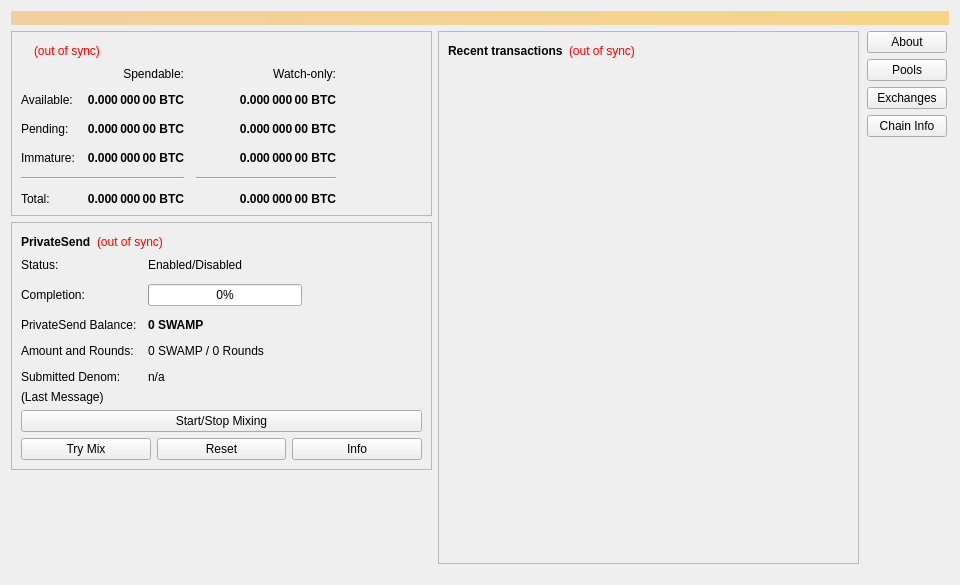
<?xml version="1.0" encoding="UTF-8"?>
<ui version="4.0">
 <class>OverviewPage</class>
 <widget class="QWidget" name="OverviewPage">
  <property name="geometry">
   <rect>
    <x>0</x>
    <y>0</y>
    <width>960</width>
    <height>585</height>
   </rect>
  </property>
  <property name="minimumSize">
   <size>
    <width>960</width>
    <height>0</height>
   </size>
  </property>
  <property name="windowTitle">
   <string>Form</string>
  </property>
  <layout class="QVBoxLayout" name="topLayout">
   <item>
    <widget class="QLabel" name="labelAlerts">
     <property name="visible">
      <bool>false</bool>
     </property>
     <property name="styleSheet">
      <string notr="true">QLabel { background-color: qlineargradient(x1: 0, y1: 0, x2: 1, y2: 0, stop:0 #F0D0A0, stop:1 #F8D488); color:#000000; }</string>
     </property>
     <property name="wordWrap">
      <bool>true</bool>
     </property>
     <property name="margin">
      <number>3</number>
     </property>
     <property name="textInteractionFlags">
      <set>Qt::TextSelectableByMouse</set>
     </property>
    </widget>
   </item>
   <item>
    <layout class="QHBoxLayout" name="horizontalLayout" stretch="1,1,0">
     <item>
      <layout class="QVBoxLayout" name="verticalLayout_2">
       <item>
        <widget class="QFrame" name="frame">
         <property name="frameShape">
          <enum>QFrame::StyledPanel</enum>
         </property>
         <property name="frameShadow">
          <enum>QFrame::Raised</enum>
         </property>
         <layout class="QVBoxLayout" name="verticalLayout_4">
          <item>
           <layout class="QHBoxLayout" name="horizontalLayout_4">
            <item>
             <widget class="QLabel" name="label_5">
              <property name="font">
               <font>
                <weight>75</weight>
                <bold>true</bold>
               </font>
              </property>
              <property name="text">
               <string/>
              </property>
             </widget>
            </item>
            <item>
             <widget class="QLabel" name="labelWalletStatus">
              <property name="toolTip">
               <string>The displayed information may be out of date. Your wallet automatically synchronizes with the Swamp network after a connection is established, but this process has not completed yet.</string>
              </property>
              <property name="styleSheet">
               <string notr="true">QLabel { color: red; }</string>
              </property>
              <property name="text">
               <string notr="true">(out of sync)</string>
              </property>
              <property name="alignment">
               <set>Qt::AlignLeading|Qt::AlignLeft|Qt::AlignVCenter</set>
              </property>
             </widget>
            </item>
            <item>
             <spacer name="horizontalSpacer_3">
              <property name="orientation">
               <enum>Qt::Horizontal</enum>
              </property>
              <property name="sizeHint" stdset="0">
               <size>
                <width>40</width>
                <height>20</height>
               </size>
              </property>
             </spacer>
            </item>
           </layout>
          </item>
          <item>
           <layout class="QGridLayout" name="gridLayout">
            <property name="spacing">
             <number>12</number>
            </property>
            <item row="2" column="2">
             <widget class="QLabel" name="labelWatchPending">
              <property name="font">
               <font>
                <weight>75</weight>
                <bold>true</bold>
               </font>
              </property>
              <property name="cursor">
               <cursorShape>IBeamCursor</cursorShape>
              </property>
              <property name="toolTip">
               <string>Unconfirmed transactions to watch-only addresses</string>
              </property>
              <property name="text">
               <string notr="true">0.000 000 00 BTC</string>
              </property>
              <property name="alignment">
               <set>Qt::AlignRight|Qt::AlignTrailing|Qt::AlignVCenter</set>
              </property>
              <property name="textInteractionFlags">
               <set>Qt::LinksAccessibleByMouse|Qt::TextSelectableByKeyboard|Qt::TextSelectableByMouse</set>
              </property>
             </widget>
            </item>
            <item row="2" column="1">
             <widget class="QLabel" name="labelUnconfirmed">
              <property name="font">
               <font>
                <weight>75</weight>
                <bold>true</bold>
               </font>
              </property>
              <property name="cursor">
               <cursorShape>IBeamCursor</cursorShape>
              </property>
              <property name="toolTip">
               <string>Total of transactions that have yet to be confirmed, and do not yet count toward the spendable balance</string>
              </property>
              <property name="text">
               <string notr="true">0.000 000 00 BTC</string>
              </property>
              <property name="alignment">
               <set>Qt::AlignRight|Qt::AlignTrailing|Qt::AlignVCenter</set>
              </property>
              <property name="textInteractionFlags">
               <set>Qt::LinksAccessibleByMouse|Qt::TextSelectableByKeyboard|Qt::TextSelectableByMouse</set>
              </property>
             </widget>
            </item>
            <item row="3" column="2">
             <widget class="QLabel" name="labelWatchImmature">
              <property name="font">
               <font>
                <weight>75</weight>
                <bold>true</bold>
               </font>
              </property>
              <property name="cursor">
               <cursorShape>IBeamCursor</cursorShape>
              </property>
              <property name="toolTip">
               <string>Mined balance in watch-only addresses that has not yet matured</string>
              </property>
              <property name="text">
               <string notr="true">0.000 000 00 BTC</string>
              </property>
              <property name="alignment">
               <set>Qt::AlignRight|Qt::AlignTrailing|Qt::AlignVCenter</set>
              </property>
              <property name="textInteractionFlags">
               <set>Qt::LinksAccessibleByMouse|Qt::TextSelectableByKeyboard|Qt::TextSelectableByMouse</set>
              </property>
             </widget>
            </item>
            <item row="4" column="0" colspan="2">
             <widget class="Line" name="lineSpendableBalance">
              <property name="orientation">
               <enum>Qt::Horizontal</enum>
              </property>
             </widget>
            </item>
            <item row="4" column="2">
             <widget class="Line" name="lineWatchBalance">
              <property name="sizePolicy">
               <sizepolicy hsizetype="Preferred" vsizetype="Fixed">
                <horstretch>0</horstretch>
                <verstretch>0</verstretch>
               </sizepolicy>
              </property>
              <property name="minimumSize">
               <size>
                <width>140</width>
                <height>0</height>
               </size>
              </property>
              <property name="orientation">
               <enum>Qt::Horizontal</enum>
              </property>
             </widget>
            </item>
            <item row="5" column="0">
             <widget class="QLabel" name="labelTotalText">
              <property name="text">
               <string>Total:</string>
              </property>
             </widget>
            </item>
            <item row="3" column="1">
             <widget class="QLabel" name="labelImmature">
              <property name="font">
               <font>
                <weight>75</weight>
                <bold>true</bold>
               </font>
              </property>
              <property name="cursor">
               <cursorShape>IBeamCursor</cursorShape>
              </property>
              <property name="toolTip">
               <string>Mined balance that has not yet matured</string>
              </property>
              <property name="text">
               <string notr="true">0.000 000 00 BTC</string>
              </property>
              <property name="alignment">
               <set>Qt::AlignRight|Qt::AlignTrailing|Qt::AlignVCenter</set>
              </property>
              <property name="textInteractionFlags">
               <set>Qt::LinksAccessibleByMouse|Qt::TextSelectableByKeyboard|Qt::TextSelectableByMouse</set>
              </property>
             </widget>
            </item>
            <item row="2" column="3">
             <spacer name="horizontalSpacer_2">
              <property name="orientation">
               <enum>Qt::Horizontal</enum>
              </property>
              <property name="sizeHint" stdset="0">
               <size>
                <width>40</width>
                <height>20</height>
               </size>
              </property>
             </spacer>
            </item>
            <item row="3" column="0">
             <widget class="QLabel" name="labelImmatureText">
              <property name="text">
               <string>Immature:</string>
              </property>
             </widget>
            </item>
            <item row="5" column="1">
             <widget class="QLabel" name="labelTotal">
              <property name="font">
               <font>
                <weight>75</weight>
                <bold>true</bold>
               </font>
              </property>
              <property name="cursor">
               <cursorShape>IBeamCursor</cursorShape>
              </property>
              <property name="toolTip">
               <string>Your current total balance</string>
              </property>
              <property name="text">
               <string notr="true">0.000 000 00 BTC</string>
              </property>
              <property name="alignment">
               <set>Qt::AlignRight|Qt::AlignTrailing|Qt::AlignVCenter</set>
              </property>
              <property name="textInteractionFlags">
               <set>Qt::LinksAccessibleByMouse|Qt::TextSelectableByKeyboard|Qt::TextSelectableByMouse</set>
              </property>
             </widget>
            </item>
            <item row="5" column="2">
             <widget class="QLabel" name="labelWatchTotal">
              <property name="font">
               <font>
                <weight>75</weight>
                <bold>true</bold>
               </font>
              </property>
              <property name="cursor">
               <cursorShape>IBeamCursor</cursorShape>
              </property>
              <property name="toolTip">
               <string>Current total balance in watch-only addresses</string>
              </property>
              <property name="text">
               <string notr="true">0.000 000 00 BTC</string>
              </property>
              <property name="alignment">
               <set>Qt::AlignRight|Qt::AlignTrailing|Qt::AlignVCenter</set>
              </property>
              <property name="textInteractionFlags">
               <set>Qt::LinksAccessibleByMouse|Qt::TextSelectableByKeyboard|Qt::TextSelectableByMouse</set>
              </property>
             </widget>
            </item>
            <item row="0" column="2">
             <widget class="QLabel" name="labelWatchonly">
              <property name="text">
               <string>Watch-only:</string>
              </property>
              <property name="alignment">
               <set>Qt::AlignRight|Qt::AlignTrailing|Qt::AlignVCenter</set>
              </property>
             </widget>
            </item>
            <item row="1" column="0">
             <widget class="QLabel" name="labelBalanceText">
              <property name="text">
               <string>Available:</string>
              </property>
             </widget>
            </item>
            <item row="1" column="1">
             <widget class="QLabel" name="labelBalance">
              <property name="font">
               <font>
                <weight>75</weight>
                <bold>true</bold>
               </font>
              </property>
              <property name="cursor">
               <cursorShape>IBeamCursor</cursorShape>
              </property>
              <property name="toolTip">
               <string>Your current spendable balance</string>
              </property>
              <property name="text">
               <string notr="true">0.000 000 00 BTC</string>
              </property>
              <property name="alignment">
               <set>Qt::AlignRight|Qt::AlignTrailing|Qt::AlignVCenter</set>
              </property>
              <property name="textInteractionFlags">
               <set>Qt::LinksAccessibleByMouse|Qt::TextSelectableByKeyboard|Qt::TextSelectableByMouse</set>
              </property>
             </widget>
            </item>
            <item row="1" column="2">
             <widget class="QLabel" name="labelWatchAvailable">
              <property name="font">
               <font>
                <weight>75</weight>
                <bold>true</bold>
               </font>
              </property>
              <property name="cursor">
               <cursorShape>IBeamCursor</cursorShape>
              </property>
              <property name="toolTip">
               <string>Your current balance in watch-only addresses</string>
              </property>
              <property name="text">
               <string notr="true">0.000 000 00 BTC</string>
              </property>
              <property name="alignment">
               <set>Qt::AlignRight|Qt::AlignTrailing|Qt::AlignVCenter</set>
              </property>
              <property name="textInteractionFlags">
               <set>Qt::LinksAccessibleByMouse|Qt::TextSelectableByKeyboard|Qt::TextSelectableByMouse</set>
              </property>
             </widget>
            </item>
            <item row="2" column="0">
             <widget class="QLabel" name="labelPendingText">
              <property name="text">
               <string>Pending:</string>
              </property>
             </widget>
            </item>
            <item row="0" column="1">
             <widget class="QLabel" name="labelSpendable">
              <property name="text">
               <string>Spendable:</string>
              </property>
              <property name="alignment">
               <set>Qt::AlignRight|Qt::AlignTrailing|Qt::AlignVCenter</set>
              </property>
             </widget>
            </item>
           </layout>
          </item>
         </layout>
        </widget>
       </item>
       <item>
        <widget class="QFrame" name="framePrivateSend">
         <property name="layoutDirection">
          <enum>Qt::LeftToRight</enum>
         </property>
         <property name="frameShape">
          <enum>QFrame::StyledPanel</enum>
         </property>
         <property name="frameShadow">
          <enum>QFrame::Raised</enum>
         </property>
         <layout class="QVBoxLayout" name="VerticalLayout_PS1">
          <item>
           <layout class="QHBoxLayout" name="horizontalLayout_5">
            <item>
             <widget class="QLabel" name="labelPrivateSendHeader">
              <property name="font">
               <font>
                <weight>75</weight>
                <bold>true</bold>
               </font>
              </property>
              <property name="text">
               <string>PrivateSend</string>
              </property>
             </widget>
            </item>
            <item>
             <widget class="QLabel" name="labelPrivateSendSyncStatus">
              <property name="toolTip">
               <string>The displayed information may be out of date. Your wallet automatically synchronizes with the Swamp network after a connection is established, but this process has not completed yet.</string>
              </property>
              <property name="styleSheet">
               <string notr="true">QLabel { color: red; }</string>
              </property>
              <property name="text">
               <string notr="true">(out of sync)</string>
              </property>
              <property name="alignment">
               <set>Qt::AlignLeading|Qt::AlignLeft|Qt::AlignVCenter</set>
              </property>
             </widget>
            </item>
            <item>
             <spacer name="horizontalSpacer_4">
              <property name="orientation">
               <enum>Qt::Horizontal</enum>
              </property>
              <property name="sizeHint" stdset="0">
               <size>
                <width>40</width>
                <height>20</height>
               </size>
              </property>
             </spacer>
            </item>
           </layout>
          </item>
          <item>
           <layout class="QFormLayout" name="privateSendFormLayout">
            <property name="fieldGrowthPolicy">
             <enum>QFormLayout::AllNonFixedFieldsGrow</enum>
            </property>
            <property name="horizontalSpacing">
             <number>11</number>
            </property>
            <property name="verticalSpacing">
             <number>12</number>
            </property>
            <item row="0" column="0">
             <widget class="QLabel" name="labelPrivateSendEnabledText">
              <property name="text">
               <string>Status:</string>
              </property>
             </widget>
            </item>
            <item row="0" column="1">
             <widget class="QLabel" name="labelPrivateSendEnabled">
              <property name="text">
               <string>Enabled/Disabled</string>
              </property>
             </widget>
            </item>
            <item row="1" column="0">
             <widget class="QLabel" name="labelCompletitionText">
              <property name="text">
               <string>Completion:</string>
              </property>
             </widget>
            </item>
            <item row="1" column="1">
             <widget class="QProgressBar" name="privateSendProgress">
              <property name="maximumSize">
               <size>
                <width>154</width>
                <height>16777215</height>
               </size>
              </property>
              <property name="value">
               <number>0</number>
              </property>
             </widget>
            </item>
            <item row="2" column="0">
             <widget class="QLabel" name="labelAnonymizedText">
              <property name="text">
               <string>PrivateSend Balance:</string>
              </property>
             </widget>
            </item>
            <item row="2" column="1">
             <widget class="QLabel" name="labelAnonymized">
              <property name="font">
               <font>
                <weight>75</weight>
                <bold>true</bold>
               </font>
              </property>
              <property name="text">
               <string notr="true">0 SWAMP</string>
              </property>
             </widget>
            </item>
            <item row="3" column="0">
             <widget class="QLabel" name="labelAmountAndRoundsText">
              <property name="text">
               <string>Amount and Rounds:</string>
              </property>
             </widget>
            </item>
            <item row="3" column="1">
             <widget class="QLabel" name="labelAmountRounds">
              <property name="text">
               <string>0 SWAMP / 0 Rounds</string>
              </property>
             </widget>
            </item>
            <item row="4" column="0">
             <widget class="QLabel" name="labelSubmittedDenomText">
              <property name="text">
               <string>Submitted Denom:</string>
              </property>
             </widget>
            </item>
            <item row="4" column="1">
             <widget class="QLabel" name="labelSubmittedDenom">
              <property name="toolTip">
               <string>The denominations you submitted to the Masternode.&lt;br&gt;To mix, other users must submit the exact same denominations.</string>
              </property>
              <property name="text">
               <string>n/a</string>
              </property>
             </widget>
            </item>
           </layout>
          </item>
          <item>
           <layout class="QVBoxLayout" name="VerticalLayout_PS">
            <item>
             <widget class="QLabel" name="labelPrivateSendLastMessage">
              <property name="text">
               <string>(Last Message)</string>
              </property>
              <property name="alignment">
               <set>Qt::AlignLeading|Qt::AlignLeft|Qt::AlignTop</set>
              </property>
              <property name="wordWrap">
               <bool>true</bool>
              </property>
             </widget>
            </item>
            <item>
             <widget class="QPushButton" name="togglePrivateSend">
              <property name="sizePolicy">
               <sizepolicy hsizetype="MinimumExpanding" vsizetype="Fixed">
                <horstretch>0</horstretch>
                <verstretch>0</verstretch>
               </sizepolicy>
              </property>
              <property name="text">
               <string>Start/Stop Mixing</string>
              </property>
             </widget>
            </item>
            <item>
             <layout class="QHBoxLayout" name="horizontalLayout_debugbuttons">
              <item>
               <widget class="QPushButton" name="privateSendAuto">
                <property name="sizePolicy">
                 <sizepolicy hsizetype="MinimumExpanding" vsizetype="Fixed">
                  <horstretch>0</horstretch>
                  <verstretch>0</verstretch>
                 </sizepolicy>
                </property>
                <property name="toolTip">
                 <string>Try to manually submit a PrivateSend request.</string>
                </property>
                <property name="text">
                 <string>Try Mix</string>
                </property>
               </widget>
              </item>
              <item>
               <widget class="QPushButton" name="privateSendReset">
                <property name="sizePolicy">
                 <sizepolicy hsizetype="MinimumExpanding" vsizetype="Fixed">
                  <horstretch>0</horstretch>
                  <verstretch>0</verstretch>
                 </sizepolicy>
                </property>
                <property name="toolTip">
                 <string>Reset the current status of PrivateSend (can interrupt PrivateSend if it's in the process of Mixing, which can cost you money!)</string>
                </property>
                <property name="autoFillBackground">
                 <bool>false</bool>
                </property>
                <property name="text">
                 <string>Reset</string>
                </property>
               </widget>
              </item>
              <item>
               <widget class="QPushButton" name="privateSendInfo">
                <property name="sizePolicy">
                 <sizepolicy hsizetype="MinimumExpanding" vsizetype="Fixed">
                  <horstretch>0</horstretch>
                  <verstretch>0</verstretch>
                 </sizepolicy>
                </property>
                <property name="toolTip">
                 <string>Information about PrivateSend and Mixing</string>
                </property>
                <property name="text">
                 <string>Info</string>
                </property>
               </widget>
              </item>
             </layout>
            </item>
           </layout>
          </item>
         </layout>
        </widget>
       </item>
       <item>
        <spacer name="verticalSpacer">
         <property name="orientation">
          <enum>Qt::Vertical</enum>
         </property>
         <property name="sizeHint" stdset="0">
          <size>
           <width>20</width>
           <height>40</height>
          </size>
         </property>
        </spacer>
       </item>
      </layout>
     </item>
     <item>
      <layout class="QVBoxLayout" name="verticalLayout_3">
       <item>
        <widget class="QFrame" name="frame_2">
         <property name="frameShape">
          <enum>QFrame::StyledPanel</enum>
         </property>
         <property name="frameShadow">
          <enum>QFrame::Raised</enum>
         </property>
         <layout class="QVBoxLayout" name="verticalLayout">
          <item>
           <layout class="QHBoxLayout" name="horizontalLayout_2">
            <item>
             <widget class="QLabel" name="label_4">
              <property name="font">
               <font>
                <weight>75</weight>
                <bold>true</bold>
               </font>
              </property>
              <property name="text">
               <string>Recent transactions</string>
              </property>
             </widget>
            </item>
            <item>
             <widget class="QLabel" name="labelTransactionsStatus">
              <property name="toolTip">
               <string>The displayed information may be out of date. Your wallet automatically synchronizes with the Swamp network after a connection is established, but this process has not completed yet.</string>
              </property>
              <property name="styleSheet">
               <string notr="true">QLabel { color: red; }</string>
              </property>
              <property name="text">
               <string notr="true">(out of sync)</string>
              </property>
              <property name="alignment">
               <set>Qt::AlignLeading|Qt::AlignLeft|Qt::AlignVCenter</set>
              </property>
             </widget>
            </item>
            <item>
             <spacer name="horizontalSpacer">
              <property name="orientation">
               <enum>Qt::Horizontal</enum>
              </property>
              <property name="sizeHint" stdset="0">
               <size>
                <width>40</width>
                <height>20</height>
               </size>
              </property>
             </spacer>
            </item>
           </layout>
          </item>
          <item>
           <widget class="QListView" name="listTransactions">
            <property name="styleSheet">
             <string notr="true">QListView { background: transparent; }</string>
            </property>
            <property name="frameShape">
             <enum>QFrame::NoFrame</enum>
            </property>
            <property name="verticalScrollBarPolicy">
             <enum>Qt::ScrollBarAlwaysOff</enum>
            </property>
            <property name="horizontalScrollBarPolicy">
             <enum>Qt::ScrollBarAlwaysOff</enum>
            </property>
            <property name="selectionMode">
             <enum>QAbstractItemView::NoSelection</enum>
            </property>
           </widget>
          </item>
          <item>
           <spacer name="verticalSpacer_2">
            <property name="orientation">
             <enum>Qt::Vertical</enum>
            </property>
            <property name="sizeHint" stdset="0">
             <size>
              <width>20</width>
              <height>40</height>
             </size>
            </property>
           </spacer>
          </item>
         </layout>
        </widget>
       </item>
       <item>
        <layout class="QHBoxLayout" name="horizontalLayout_3">
         <property name="topMargin">
          <number>5</number>
         </property>
         <property name="bottomMargin">
          <number>5</number>
         </property>
        </layout>
       </item>
      </layout>
     </item>
     <item>
      <layout class="QVBoxLayout" name="verticalLayout_5">
       <property name="spacing">
        <number>6</number>
       </property>
       <property name="leftMargin">
        <number>2</number>
       </property>
       <property name="rightMargin">
        <number>2</number>
       </property>
       <item>
        <widget class="QPushButton" name="btninfoabout">
         <property name="toolTip">
          <string>&lt;html&gt;&lt;head/&gt;&lt;body&gt;&lt;p align=&quot;center&quot;&gt;&lt;br/&gt;&lt;/p&gt;&lt;p align=&quot;center&quot;&gt;&lt;img src=&quot;:/icons/crownium/tx_inout&quot;/&gt;&lt;/p&gt;&lt;p align=&quot;center&quot;&gt;&lt;span style=&quot; font-size:9pt;&quot;&gt;Swamp Coin was created to help restore the balance to&lt;br/&gt;ecosystems around the world that reptiles and amphibians&lt;br/&gt;call home. As a future 501c3 non-profit charitable&lt;br/&gt;organization, Swamp Coin leverages the power of&lt;br/&gt;blockchain, cryptocurrency and masternodes to help&lt;br/&gt;generate the funding these habitats desperately need. &lt;br/&gt;&lt;br/&gt;Swamp Coin will be accepted by animal rescues to fund the&lt;br/&gt;medical care and adoption fees required to give our swamp&lt;br/&gt;based friends new homes and a chance! We are are a&lt;br/&gt;small team taking a steady pace to build the right network&lt;br/&gt;and partners to slowly but surely chip away of the&lt;br/&gt;overwhelming cost and effort associated with ecosystem&lt;br/&gt;homeostasis.&lt;/span&gt;&lt;/p&gt;&lt;/body&gt;&lt;/html&gt;</string>
         </property>
         <property name="text">
          <string>About</string>
         </property>
        </widget>
       </item>
       <item>
        <widget class="QPushButton" name="btninfopools">
         <property name="toolTip">
          <string>&lt;html&gt;&lt;head/&gt;&lt;body&gt;&lt;p align=&quot;center&quot;&gt;&lt;br/&gt;&lt;img src=&quot;:/icons/trad/tx_mined&quot; width=&quot;48&quot; height=&quot;48&quot;/&gt;&lt;/p&gt;&lt;p align=&quot;center&quot;&gt;&lt;span style=&quot; font-size:10pt; font-weight:600;&quot;&gt;Swampthing: &lt;/span&gt;&lt;span style=&quot; font-size:10pt;&quot;&gt;https://pool.swampthing.net&lt;/span&gt;&lt;span style=&quot; font-size:10pt;&quot;&gt;&lt;br/&gt;&lt;/span&gt;&lt;span style=&quot; font-size:10pt; font-weight:600;&quot;&gt;GPUHot:&lt;/span&gt;&lt;span style=&quot; font-size:10pt;&quot;&gt; https://gpuhot.com/ &lt;br/&gt;&lt;/span&gt;&lt;span style=&quot; font-size:10pt; font-weight:600;&quot;&gt;Zwembad:&lt;/span&gt;&lt;span style=&quot; font-size:10pt;&quot;&gt; http://zwembad.zapto.org/ &lt;br/&gt;&lt;/span&gt;&lt;span style=&quot; font-size:10pt; font-weight:600;&quot;&gt;RPlant:&lt;/span&gt;&lt;span style=&quot; font-size:10pt;&quot;&gt; https://pool.rplant.xyz/ &lt;br/&gt;&lt;/span&gt;&lt;span style=&quot; font-size:10pt; font-weight:600;&quot;&gt;Miner World:&lt;/span&gt;&lt;span style=&quot; font-size:10pt;&quot;&gt; https://miner-world.com &lt;br/&gt;&lt;/span&gt;&lt;span style=&quot; font-size:10pt; font-weight:600;&quot;&gt;Block Miner:&lt;/span&gt;&lt;span style=&quot; font-size:10pt;&quot;&gt; http://blockminer.me &lt;/span&gt;&lt;/p&gt;&lt;p&gt;&lt;br/&gt;&lt;/p&gt;&lt;/body&gt;&lt;/html&gt;</string>
         </property>
         <property name="text">
          <string>Pools</string>
         </property>
        </widget>
       </item>
       <item>
        <widget class="QPushButton" name="btninfoexchanges">
         <property name="toolTip">
          <string>&lt;html&gt;&lt;head/&gt;&lt;body&gt;&lt;p align=&quot;center&quot;&gt;&lt;img src=&quot;:/icons/drkblue/tx_output&quot;/&gt;&lt;/p&gt;&lt;p align=&quot;center&quot;&gt;&lt;span style=&quot; font-size:10pt; font-weight:600;&quot;&gt;Altmarkets:&lt;/span&gt;&lt;span style=&quot; font-size:10pt;&quot;&gt; https://altmarkets.io &lt;br/&gt;&lt;/span&gt;&lt;span style=&quot; font-size:10pt; font-weight:600;&quot;&gt;Ex4ange:&lt;/span&gt;&lt;span style=&quot; font-size:10pt;&quot;&gt; https://ex4ange.org &lt;br/&gt;&lt;/span&gt;&lt;span style=&quot; font-size:10pt; font-weight:600;&quot;&gt;Zeon Exchange:&lt;/span&gt;&lt;span style=&quot; font-size:10pt;&quot;&gt; https://exchange.zeonhexalgo.fun &lt;/span&gt;&lt;/p&gt;&lt;/body&gt;&lt;/html&gt;</string>
         </property>
         <property name="text">
          <string>Exchanges</string>
         </property>
        </widget>
       </item>
       <item>
        <widget class="QPushButton" name="btninfochain">
         <property name="toolTip">
          <string>&lt;html&gt;&lt;head/&gt;&lt;body&gt;&lt;p align=&quot;center&quot;&gt;&lt;img src=&quot;:/icons/drkblue/about&quot;/&gt;&lt;/p&gt;&lt;p align=&quot;center&quot;&gt;&lt;span style=&quot; font-size:10pt; font-weight:600;&quot;&gt;Type:&lt;/span&gt;&lt;span style=&quot; font-size:10pt;&quot;&gt; POW/Masternodes &lt;br/&gt;&lt;/span&gt;&lt;span style=&quot; font-size:10pt; font-weight:600;&quot;&gt;Algo:&lt;/span&gt;&lt;span style=&quot; font-size:10pt;&quot;&gt; YesPower &lt;br/&gt;&lt;/span&gt;&lt;span style=&quot; font-size:10pt; font-weight:600;&quot;&gt;Block Time:&lt;/span&gt;&lt;span style=&quot; font-size:10pt;&quot;&gt; 110 Seconds &lt;br/&gt;&lt;/span&gt;&lt;span style=&quot; font-size:10pt; font-weight:600;&quot;&gt;Block Size:&lt;/span&gt;&lt;span style=&quot; font-size:10pt;&quot;&gt; 1mb &lt;br/&gt;&lt;/span&gt;&lt;span style=&quot; font-size:10pt; font-weight:600;&quot;&gt;Max Supply:&lt;/span&gt;&lt;span style=&quot; font-size:10pt;&quot;&gt; 40 mil &lt;br/&gt;&lt;/span&gt;&lt;span style=&quot; font-size:10pt; font-weight:600;&quot;&gt;Transaction Maturity:&lt;/span&gt;&lt;span style=&quot; font-size:10pt;&quot;&gt; 6 Confirmation &lt;br/&gt;&lt;/span&gt;&lt;span style=&quot; font-size:10pt; font-weight:600;&quot;&gt;Mined Block Maturity:&lt;/span&gt;&lt;span style=&quot; font-size:10pt;&quot;&gt; 101 confirmations &lt;br/&gt;&lt;/span&gt;&lt;span style=&quot; font-size:10pt; font-weight:600;&quot;&gt;Masternode Collateral:&lt;/span&gt;&lt;span style=&quot; font-size:10pt;&quot;&gt; 20,000 SWAMP &lt;/span&gt;&lt;/p&gt;&lt;/body&gt;&lt;/html&gt;</string>
         </property>
         <property name="text">
          <string>Chain Info</string>
         </property>
        </widget>
       </item>
       <item>
        <spacer name="verticalSpacer_4">
         <property name="orientation">
          <enum>Qt::Vertical</enum>
         </property>
         <property name="sizeHint" stdset="0">
          <size>
           <width>20</width>
           <height>40</height>
          </size>
         </property>
        </spacer>
       </item>
      </layout>
     </item>
    </layout>
   </item>
  </layout>
 </widget>
 <resources>
  <include location="../swamp.qrc"/>
 </resources>
 <connections/>
</ui>
